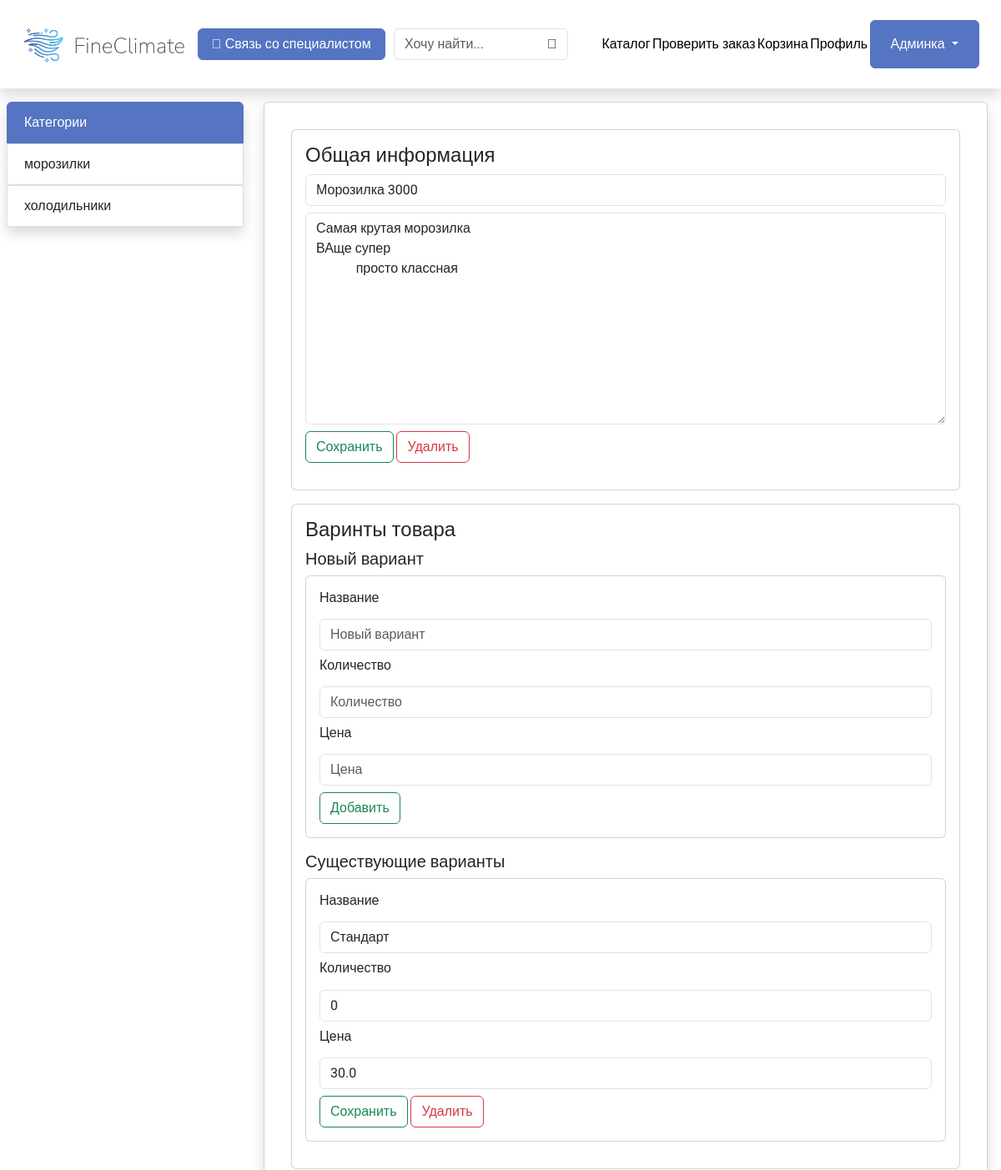
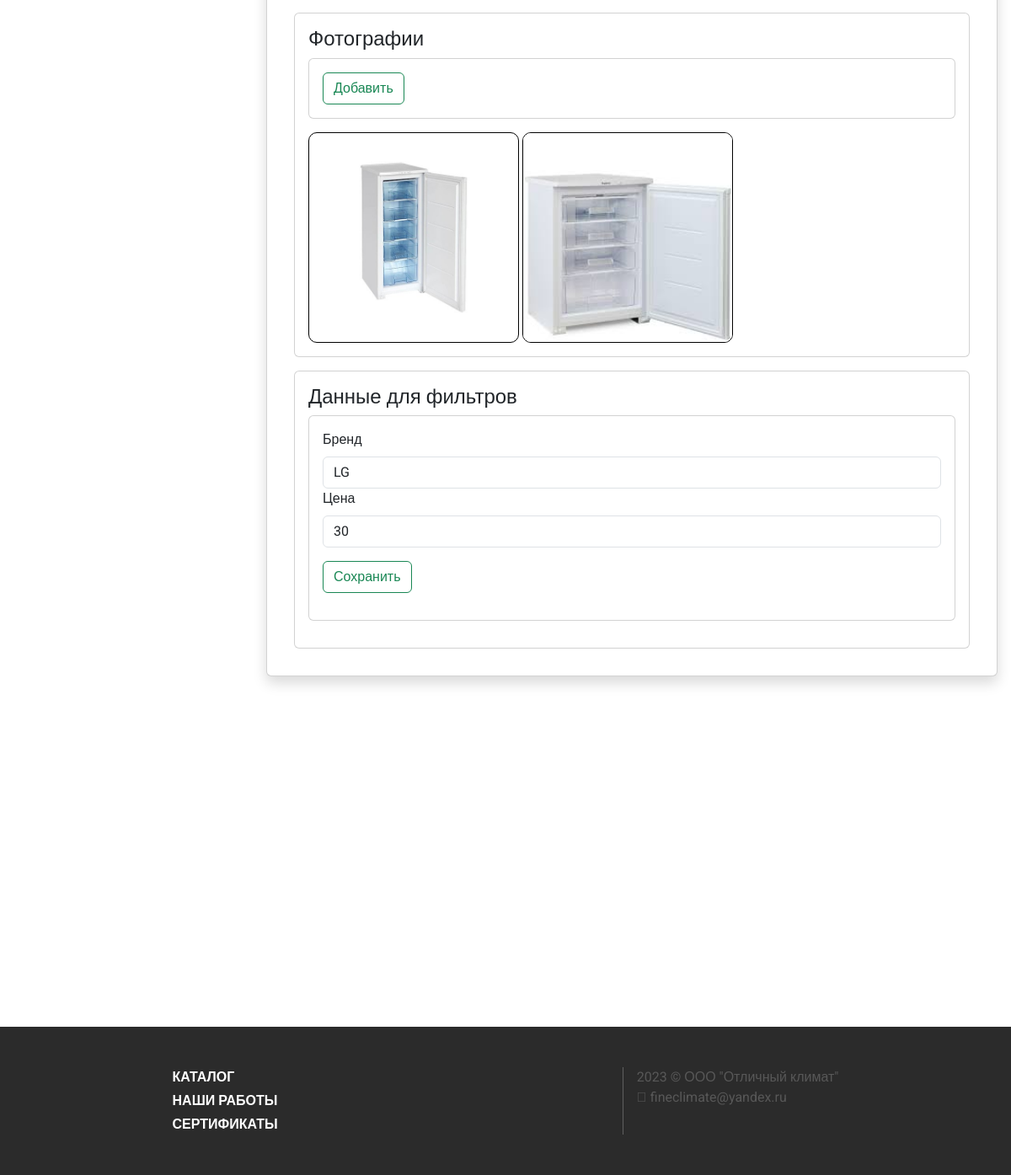
The page /cards/6/9 (signed in) on the database its author committed (2 pictures, top to bottom).
### router/models.py (models this page shows, shortened)
class Categories(models.Model):
    title = models.CharField(max_length=80)

class Cards(models.Model):
    title = models.CharField(max_length=100)
    description = models.CharField(max_length=6000, null=True)
    category = models.ForeignKey(Categories, on_delete=models.CASCADE, null=True)

class CardVariants(models.Model):
    title = models.CharField(max_length=200)
    quantity = models.IntegerField()
    cost = models.FloatField()
    card = models.ForeignKey(Cards, on_delete=models.CASCADE, null=True)

class CardImages(models.Model):
    path = models.CharField(max_length=400)
    card = models.ForeignKey(Cards, on_delete=models.CASCADE, null=True)

class FilterValues(models.Model):
    answer = models.CharField(max_length=100)
    filters = models.ForeignKey(Filters, on_delete=models.CASCADE, null=True)
    card = models.ForeignKey(Cards, on_delete=models.CASCADE, null=True)

class Filters(models.Model):
    is_choice = models.BooleanField(default=False)
    title = models.CharField(max_length=100)
    category = models.ForeignKey(Categories, on_delete=models.CASCADE, null=True)

### router/views.py (the view)
# urls.py: path("cards/<int:category_id>/<int:card_id>", views.check_card),
@user_passes_test(admin_check, login_url="/login")
def check_card(req, category_id, card_id):
    card = Cards.objects.get(id=card_id)
    filter_values = []
    for filter in card.category.filters_set.values():
        filter_value = FilterValues.objects.filter(
            filters_id=filter["id"], card_id=card_id
        )
        if len(filter_value) == 0:
            filter_value = FilterValues.objects.create(
                filters_id=filter["id"],
                card_id=card.id,
                answer=("Новое значение" if filter["is_choice"] else 0),
            )
        else:
            filter_value = filter_value[0]
        filter_value.filter_title = filter["title"]
        filter_value.filter_type = filter["is_choice"]
        filter_value.save()
        filter_values.append(filter_value)
    return render(
        req,
        "admin/cards/card.html",
        {
            "card": card,
            "variants": card.cardvariants_set.all(),
            "images": card.cardimages_set.all(),
            "filters": filter_values,
        },
    )

### router/views.py (called while the page is built)
def admin_check(user: User):
    return user.is_superuser

### router/templates/admin/cards/card.html (shortened to what this page needs)
{% extends '../../base.html' %}
{% block content %}
    {% load static %}
    <div class="card m-3">
        <form class="card-body" action="{{card.id}}/edit_card" method="post">
            <h4>Общая информация</h4>
            <input type="text" name="title" value="{{card.title}}" placeholder="Новая карточка" class="form-control my-2">
            <textarea name="description" cols="30" rows="10" placeholder="Описание" class="form-control my-2">{{card.description|default:"Описание еще не создано"}}</textarea>
            <button class="btn btn-outline-success">Сохранить</button>
            <a href="{{card.id}}/delete_card" class="btn btn-outline-danger">Удалить</a>
        </form>
    </div>
    <div class="card m-3">
        <div class="card-body">
            <h4>Варинты товара</h4>
            <h5>Новый вариант</h5>
            <form action="{{card.id}}/new_variant" class="card p-3" method="post">
                <h6>Название</h6>
                <input type="text" name="title" placeholder="Новый вариант" class="form-control my-2">
                <h6>Количество</h6>
                <input type="number" name="quantity" placeholder="Количество" class="form-control my-2">
                <h6>Цена</h6>
                <input type="number" name="cost" placeholder="Цена" class="form-control my-2">
                <div class="col">
                    <button class="btn btn-outline-success">Добавить</button>
                </div>
            </form>
            <h5>Существующие варианты</h5>
            {% for variant in variants %}
                <form action="{{card.id}}/edit_variant" class="card p-3" method="post">
                    <h6>Название</h6>
                    <input type="text" name="title" value="{{variant.title}}" placeholder="Новый вариант" class="form-control my-2">
                    <h6>Количество</h6>
                    <input type="number" name="quantity" value="{{variant.quantity}}" placeholder="Количество" class="form-control my-2">
                    <h6>Цена</h6>
                    <input type="number" step="0.01" name="cost" value="{{variant.cost}}" placeholder="Цена" class="form-control my-2">
                    <div class="col">
                        <button class="btn btn-outline-success">Сохранить</button>
                        <a href="{{card.id}}/delete_variant?id={{variant.id}}" class="btn btn-outline-danger">Удалить</a>
                    </div>
                </form>
            {% endfor %}
        </div>
    </div>
    <div class="card m-3">
        <div class="card-body">
            <h4>Фотографии</h4>
            <form action="{{card.id}}/new_image" class="card p-3" method="post" enctype="multipart/form-data" id="form">
                <div class="col">
                    <label for="image" class="btn btn-outline-success">
                        Добавить
                    </label>
                </div>
            </form>
            {% for image in images %}
                <a href="{{card.id}}/delete_image?id={{image.id}}">
                    <img src="{% get_media_prefix %}{{image.path}}" alt="" class="fit" title="Нажмите на фотографию, чтобы удалить">
                </a>
            {% endfor %}
        </div>
    </div>
    <div class="card m-3">
        <div class="card-body">
            <h4>Данные для фильтров</h4>
            <form action="{{card.id}}/edit_filter" class="card p-3" method="post">
                {% for filter_value in filters %}
                    <label class="form-label" for="{{filter_value.id}}">{{filter_value.filter_title}}</label>
                    <input class="form-control" name="{{filter_value.id}}" value="{{filter_value.answer}}" id="{{filter_value.id}}"
                    {% if filter_value.filter_type %} type="text" {% else %} type="number" {% endif %}>
                {% endfor %}
                <div class="col my-3">
                    <button class="btn btn-outline-success">Сохранить</button>
                </div>
            </form>
        </div>
    </div>
{% endblock content %}

### router/templates/base.html (shortened to what this page needs)
<html>
    <head>
        {% load static %}
        <link href="https://cdn.jsdelivr.net/npm/bootstrap@5.3.1/dist/css/bootstrap.min.css" rel="stylesheet">
        <link rel="stylesheet" href="{% static 'bs.css' %}">
        <link rel="stylesheet" href="{% static 'styles.css' %}">
    </head>
    <body>
        <header class="shadow d-flex align-items-center justify-content-evenly p-4">
            <a href="/" class="fit-width flex-grow-0" style="width: 200px">
                <img src="{% static 'logo.png' %}" alt="" class="logo">
            </a>
            <button class="btn btn-primary px-3 mx-2">
                <i class="fa-solid fa-phone "></i>
                Связь со специалистом
            </button>
            <form action="/" class="d-flex align-items-center justify-content-center m-0">
                <input type="text" name="q" class="search form-control m-0" value="{{q}}" placeholder="Хочу найти...">
                <button class="search btn"><i class="fa-solid fa-search"></i></button>
            </form>
            <a href="/" class="text-decoration-none text-black">Каталог</a>
            <a href="/check_order" class="text-decoration-none text-black">Проверить заказ</a>
            <a href="/cart" class="text-decoration-none text-black">Корзина</a>
            {% if is_logged %}
                <a href="/profile" class="text-decoration-none text-black">Профиль</a>
                {% if is_admin %}
                    <div class="dropdown">
                        <button class="btn btn-primary dropdown-toggle px-4 py-3" type="button" data-bs-toggle="dropdown" aria-expanded="false">
                        Админка
                        </button>
                    </div>
                {% endif %}
            {% else %}
                    <a href="/login" class="btn btn-primary px-4">Войти</a>
            {% endif %}
        </header>
        <div>
          <div class="d-flex">
            <ul class="d-none d-xl-block col-3 list-group my-3 px-2">
                <li class="list-group-item first-list shadow">Категории</li>
                {% for category in all_categories %}
                    <a href="/?active_category={{category.id}}&q={{q}}" class="text-decoration-none">
                        <li class="list-group-item shadow {% if active_category == category.id %} active {% endif %}">
                            {{category.title}}
                        </li>
                    </a>
                {% endfor %}
            </ul>
            <div class="col-12 col-xl-9">
              <div class="d-flex flex-column card shadow m-3">
                <div class="card-body">
                    {% block content %}it's base!{% endblock content %}
                </div>
              </div>
            </div>
          </div>
        </div>
        <footer class="d-flex justify-content-evenly py-5">
            <div class="d-flex flex-column fw-bold gap-1">
                <a href="/" class="text-decoration-none text-white">КАТАЛОГ</a>
                <a href="/works" class="text-decoration-none text-white">НАШИ РАБОТЫ</a>
                <a href="/certs" class="text-decoration-none text-white">СЕРТИФИКАТЫ</a>
            </div>
            <div class="d-flex">
                <div class="d-flex flex-column">
                    <div class="d-flex flex-column" style="color: #585858">
                        2023 © ООО "Отличный климат"
                        <span><i class="fa fa-envelope me-1" style="color: #585858" aria-hidden="true"></i>fineclimate@yandex.ru</span>
                    </div>
                </div>
            </div>
        </footer>
    </body>
</html>

### router/static/bs.css (style rules this page uses)
.btn-primary { color: #fff; background-color: #5574C2; border-color: #5574C2; }
a { color: #5574C2; text-decoration: none; background-color: transparent; }
.list-group-item { position: relative; display: block; padding: 0.75rem 1.25rem; background-color: #fff; border: 1px solid rgba(0, 0, 0, 0.125); }
.list-group-item:first-child { border-top-left-radius: inherit; border-top-right-radius: inherit; }
.list-group-item:last-child { border-bottom-right-radius: inherit; border-bottom-left-radius: inherit; }

### router/static/styles.css (style rules this page uses)
* { font-family: 'Roboto', sans-serif !important; }
:root { --primary: #5574C2; }
body { min-width: 1000px; width: auto !important; width: 1000px; }
.fit { object-fit: contain; width: 250px; height: 250px; border: 1px black solid; border-radius: 10px; }
.logo { object-fit: contain; max-width: 400px; width: 20%; min-width: 200px; }
.fit-width { width: fit-content; }
.first-list { background-color: #5574C2; color: white; border: solid 1px #5574C2; }
button.search { position: relative; left: -38px; }
input.search { transition: all .5s; }
footer { background-color: #2B2B2B; color: white; position: relative; top: 50vh; }

### router/templates/base.html (style rules this page uses)
.fit { object-fit: contain; width: 250px; height: 250px; border: 1px black solid; border-radius: 10px; }
.logo { object-fit: contain; max-width: 400px; width: 20%; min-width: 200px; }

### rows shown on the page
Categories: title "морозилки"
Categories: title "холодильники"
Cards: title "Морозилка 3000", description "Самая крутая морозилка ВАще супер просто классная"
CardVariants: title "Стандарт", quantity "0", cost "30.0"
CardImages: path (picture)
CardImages: path (picture)
FilterValues: filter_title "Бренд", answer "LG"
FilterValues: filter_title "Цена", answer "30"
